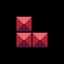

Rendered tile map (Tiled .tmx) drawn with the repository's tilesets; below, a short description and the full map source, tile grids included:
An orthogonal 4x4 tile map with 16x16 px tiles, 1 tile layer (Red Brick layer).

<map version="1.2" tiledversion="1.2.1" orientation="orthogonal" renderorder="right-down" width="4" height="4" tilewidth="16" tileheight="16" infinite="0" nextlayerid="5" nextobjectid="1">
 <tileset firstgid="1" source="platformer2.tsx" />
 <layer id="4" name="Red Brick layer" width="4" height="4">
  <data encoding="csv">
0,0,0,0,
0,186,0,0,
0,186,186,0,
0,0,0,0
</data>
 </layer>
</map>